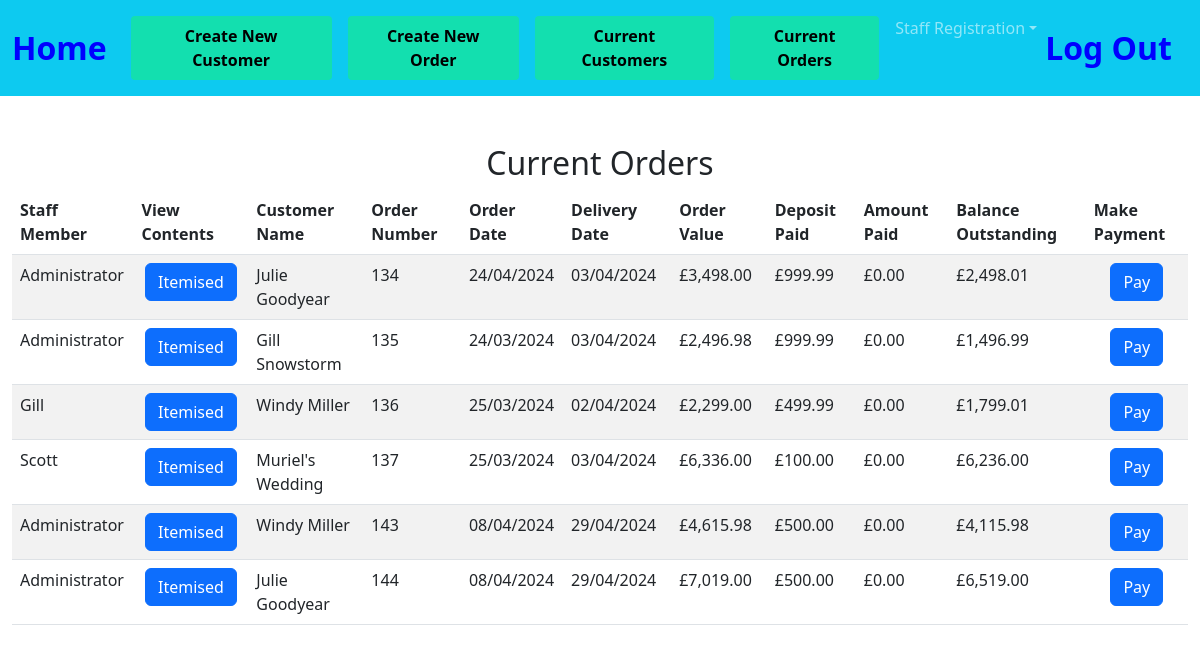
The page /open_orders on the database its author committed.
### tables this page shows
CREATE TABLE orders(order_id INTEGER PRIMARY KEY AUTOINCREMENT NOT NULL,  cust_id INTEGER, order_no INTEGER, item_id INTEGER, staff_member TEXT, order_date DATETIME, completion TEXT, delivery_date DATETIME, colour_finish TEXT, extra_details TEXT, selling_price DECIMAL, del_col_take TEXT , quantity INTEGER, balance DECIMAL, deposit DECIMAL, amount_paid DECIMAL);

### app.py (the view)
@app.route("/open_orders", methods=["GET", "POST"])
def open_orders():
    if request.method == "POST":
        order_no = request.form.get("order_no")
        current = db.execute("SELECT * FROM orders WHERE order_id = (?);", order_no)
        for row in current:
            customer_id = row["cust_id"]
            staff_member = row["staff_member"]
            order_date = row["order_date"]
            item_id = row["item_id"]
        db.execute("INSERT INTO current_order(cust_id, staff_member, order_date, item_id, order_number) VALUES (?, ?, ?, ?, ?);", customer_id,  staff_member, order_date, item_id, order_no)
        return render_template("stock_list.html", order_no = order_no)
    else:
        order_no = request.form.get("order_no")
        user = request.form.get("user")
        totals=db.execute("select order_number, SUM(amount_paid) AS tot_paid FROM payments group by order_number;")
        for row in totals:
            order_numb = (row["order_number"])
            total = (row["tot_paid"])
            balance = (row["tot_paid"])
            db.execute("UPDATE current_order SET amount_paid = (?) WHERE order_number = (?);", total, order_numb)
        ord_detail = db.execute("select current_order.order_number, current_order.amount_paid, orders.staff_member, orders.cust_id, first_name, last_name, order_id,orders.order_date, orders.deposit, completion, orders.delivery_date, balance, total_cost from orders JOIN customers on orders.cust_id = customers.id JOIN current_order ON current_order.order_number = orders.order_id GROUP BY order_id;")
        for row in ord_detail:
            order_id = (row["order_id"])
            amount_paid = (row["amount_paid"])
            total_cost = (row["total_cost"])
            deposit = (row["deposit"])
            balance = total_cost - deposit- amount_paid
            db.execute("UPDATE orders SET balance = (?) WHERE order_id = (?);", balance, order_id)
        finals = db.execute("select current_order.order_number, current_order.amount_paid, orders.staff_member, orders.cust_id, balance, first_name, last_name, order_id,orders.order_date, orders.deposit, completion, orders.delivery_date, balance, total_cost from orders JOIN customers on orders.cust_id = customers.id JOIN current_order ON current_order.order_number = orders.order_id GROUP BY order_id;")
        return render_template("open_orders.html", ord_detail = finals, user = user)

### app.py (called while the page is built)
@app.after_request
def after_request(response):
    response.headers["Cache-Control"] = "no-cache, no-store, must-revalidate"
    response.headers["Expires"] = 0
    response.headers["Pragma"] = "no-cache"
    return response

### extras.py (called while the page is built)
def GBP(value):
    return f"£{value:,.2f}"

### templates/open_orders.html (shortened to what this page needs)
{% extends "layout.html" %}
{% block main %}
<div class="section">
    <h2>Current Orders</h2>
    <table class="table table-striped">
        <thead>
            <tr>
                <th class="text-start">Staff Member</th>
                <th class="text-start">View Contents</th>
                <th class="text-start">Customer Name</th>
                <th class="text-start">Order Number</th>
                <th class="text-start">Order Date</th>
                <th class="text-start">Delivery Date</th>
                <th class="text-start">Order Value</th>
                <th class="text-start">Deposit Paid</th>
                <th class="text-start"> Amount Paid</th>
                <th class="text-start">Balance Outstanding</th>
                <th class="text-start"> Make Payment</th>
            </tr>
    </thead>
        <tbody>
            {% for row in ord_detail %}
            <tr>
                <td class="text-start">{{ row["staff_member"] }}</td>
                <form action="/show_content" method="POST">
                    <td><input type="hidden" name="order_no" VALUE="{{ row['order_id'] }}"><button class="btn btn-primary" type="submit">Itemised</button></td>
                </form>
                <td class="text-start">{{ row["first_name"] }} {{ row["last_name"] }}</td>
                <td class="text-start">{{ row["order_id"] }}</td>
                <td class="text-start">{{ row["order_date"] }}</td>
                <td class="text-start">{{ row["delivery_date"] }}</td>
                <td class="text-start">{{ row["total_cost"] |GBP }}</td>
                <td class="text-start">{{ row["deposit"] |GBP }}</td>
                <td class="text-start">{{ row["amount_paid"] |GBP }}</td>
                <td class="text-start">{{ (row["total_cost"] - row["deposit"] - row["amount_paid"]) |GBP}}</td>
                <form action="/pay" method="POST">
                    <td><input type="hidden" name="order_no" VALUE="{{ row['order_id'] }}"><button class="btn btn-primary" type="submit">Pay</button></td>
                </form>
                </tr>
            {% endfor %}
        </tbody>
    </table>
</div>
{% endblock %}

### templates/layout.html (shortened to what this page needs)
<!doctype html>
<html lang="en">
  <head>
    <link href="https://cdn.jsdelivr.net/npm/bootstrap@5.3.0/dist/css/bootstrap.min.css" rel="stylesheet">
    <link href="/static/styles.css" rel="stylesheet">
  </head>
  {% block navbar %}
  <body>
        <nav class="navbar navbar-expand-lg bg-info navbar-dark">
        <div class="container-fluid">
          <a class="navbar-brand" href="/home">Home</a>
            <div class="collapse navbar-collapse" id="navbarSupportedContent">
                <ul class="navbar-nav me-auto mb-2 mb-lg-0">
                  <li class="nav-item">
                    <li class="nav-link"><a button type="button" class="button_teal" href="/new_customer">Create New Customer</a></li>
                    <li class="nav-link"><a button type="button" class="button_teal" href="/choose_customer">Create New Order</a></li>
                </li>
                <li class="nav-item">
                  <li class="nav-link"><a button type="button" class="button_teal" href="/list_of_customers">Current Customers</a></li>
                  <li class="nav-link"><a button type="button" class="button_teal" href="/open_orders">Current Orders</a>
                </li>
                <li class="nav-item dropdown">
                    <a class="nav-link dropdown-toggle" href="#" role="button" data-bs-toggle="dropdown" aria-expanded="false"> Staff Registration</a>
                </li>
                </ul>
            </div>
            <a class="navbar-brand" href="/logout">Log Out</a>
            </div>
        </nav>
        {% endblock %}
      <main class="container-fluid py-5 text-center">
        {% block main %}{% endblock %}
      </main>
  </body>

### static/styles.css (style rules this page uses)
nav .navbar-brand { font-size: xx-large; color: #0000ff; font-weight: bold; }
.button_teal { background-color: #13dfaf; border-radius: 4px; border: none; color: black; padding: 8px 18px; text-align: center; text-decoration: none; display: inline-block; font-size: 16px; font-weight: bolder; }

### rows shown on the page
orders: staff_member "Administrator", first_name "Julie", last_name "Goodyear", order_id "134", order_date "24/04/2024", delivery_date "03/04/2024", total_cost|GBP "£3,498.00", deposit|GBP "£999.99", amount_paid|GBP "£0.00", deposit "£2,498.01"
orders: staff_member "Administrator", first_name "Gill", last_name "Snowstorm", order_id "135", order_date "24/03/2024", delivery_date "03/04/2024", total_cost|GBP "£2,496.98", deposit|GBP "£999.99", amount_paid|GBP "£0.00", deposit "£1,496.99"
orders: staff_member "Gill", first_name "Windy", last_name "Miller", order_id "136", order_date "25/03/2024", delivery_date "02/04/2024", total_cost|GBP "£2,299.00", deposit|GBP "£499.99", amount_paid|GBP "£0.00", deposit "£1,799.01"
orders: staff_member "Scott", first_name "Muriel's", last_name "Wedding", order_id "137", order_date "25/03/2024", delivery_date "03/04/2024", total_cost|GBP "£6,336.00", deposit|GBP "£100.00", amount_paid|GBP "£0.00", deposit "£6,236.00"
orders: staff_member "Administrator", first_name "Windy", last_name "Miller", order_id "143", order_date "08/04/2024", delivery_date "29/04/2024", total_cost|GBP "£4,615.98", deposit|GBP "£500.00", amount_paid|GBP "£0.00", deposit "£4,115.98"
orders: staff_member "Administrator", first_name "Julie", last_name "Goodyear", order_id "144", order_date "08/04/2024", delivery_date "29/04/2024", total_cost|GBP "£7,019.00", deposit|GBP "£500.00", amount_paid|GBP "£0.00", deposit "£6,519.00"
